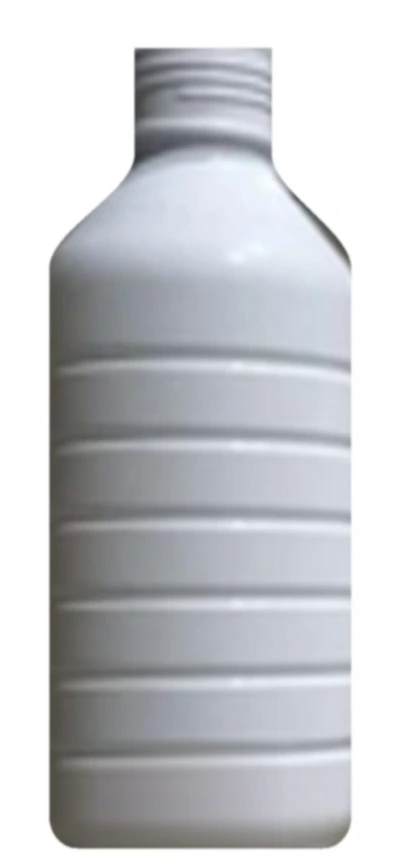
#> input picture uploads/products/agro-bottles/agro-1000ml-agro-bio-fit.webp, 400 x 865 px
$ python -i batch_convert.py   (imports and definitions only)
#> lines starting #> are read from the running program, lines starting #| are printed output that depends on the picture; after the words box and inside, x2 and y2 are one past the last pixel; in counts of white or black regions, pixels touching at a corner belong together
#> further down, picture is the input picture: PIL image 400x865 RGB; mean R, G, B 199, 200.8, 204.4
import os, sys, time, json, re, gc
import numpy as np
from PIL import Image
from scipy.ndimage import label, binary_fill_holes

os.environ["OPENBLAS_NUM_THREADS"] = "1"
os.environ["MKL_NUM_THREADS"] = "1"

def remove_background(im):
    if im.mode == 'CMYK':
        im = im.convert('RGB')
    elif im.mode not in ('RGB', 'RGBA'):
        im = im.convert('RGBA')

    arr = np.array(im)
    h, w = arr.shape[:2]
#> h = 865; w = 400
    rgb = arr[:, :, :3].astype(np.int16)

    is_bg_candidate = np.zeros((h, w), dtype=bool)

    # 1. White / Off-white background check
    diff_white = np.sqrt(np.sum((255 - rgb)**2, axis=-1))
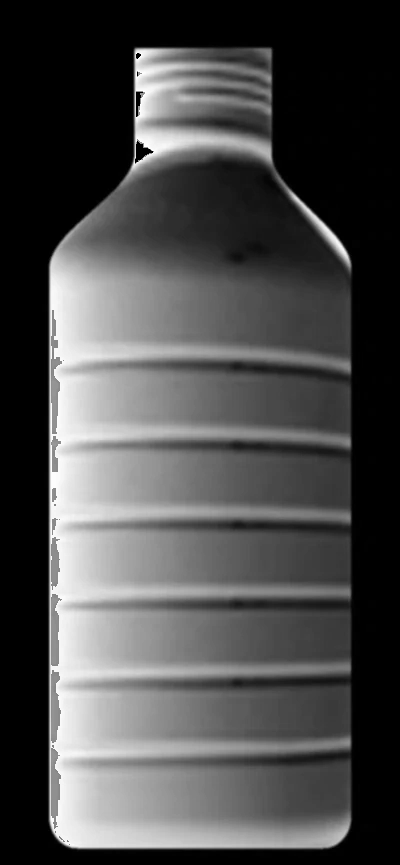
#> diff_white: shape (865, 400) float64; 0.08% of the values are NaN or infinite; the others: min 0, max 310, mean 91.76; drawn with min black, max white, NaN and infinite black
    is_bg_candidate |= (diff_white < 42) | np.all(rgb > 245, axis=-1)
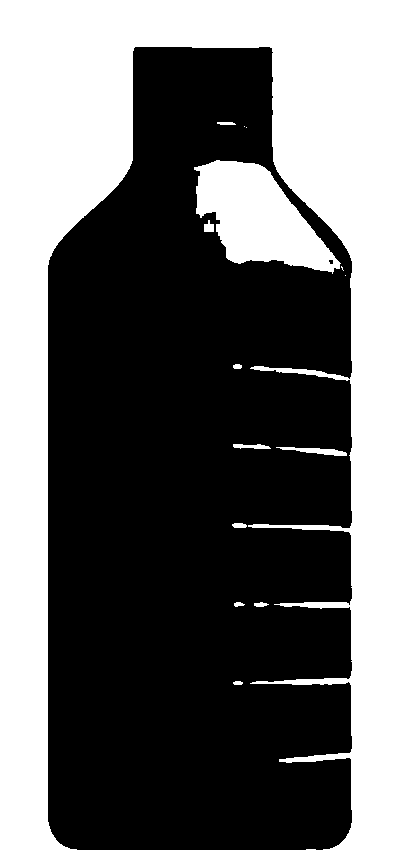
#> is_bg_candidate: shape (865, 400) bool; 41.1% white; 15 white regions (4 under 20 px), largest, box (x1, y1, x2, y2) and area: (0, 0, 400, 865) 131974, (194, 160, 341, 274) 9343, (276, 447, 347, 456) 303

    # 2. Sample from border & corners
    corners = [(0, 0), (0, w-1), (h-1, 0), (h-1, w-1),
               (0, w//2), (h-1, w//2), (h//2, 0), (h//2, w-1)]
    for y, x in corners:
        col = rgb[y, x]
        dist = np.sqrt(np.sum((rgb - col)**2, axis=-1))
        is_bg_candidate |= (dist < 42)

    # 3. Connectivity check to outside borders
    structure = np.array([[0, 1, 0], [1, 1, 1], [0, 1, 0]], dtype=bool)
    labeled, _ = label(is_bg_candidate, structure=structure)
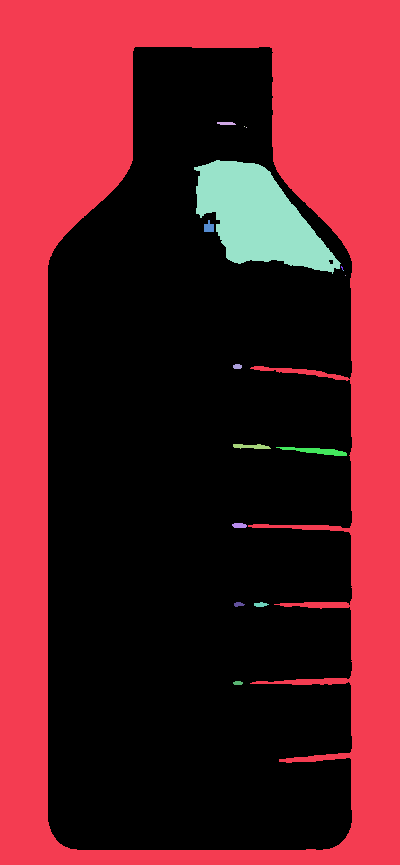
#> labeled: shape (865, 400) int32; 17 distinct labels, from 0 to 16; one colour per label, 0 black

    border_labels = set(np.unique(labeled[0, :])) | \
                    set(np.unique(labeled[-1, :])) | \
                    set(np.unique(labeled[:, 0])) | \
                    set(np.unique(labeled[:, -1]))
#> border_labels = 1 item
    border_labels.discard(0)

    bg_mask = np.isin(labeled, list(border_labels))
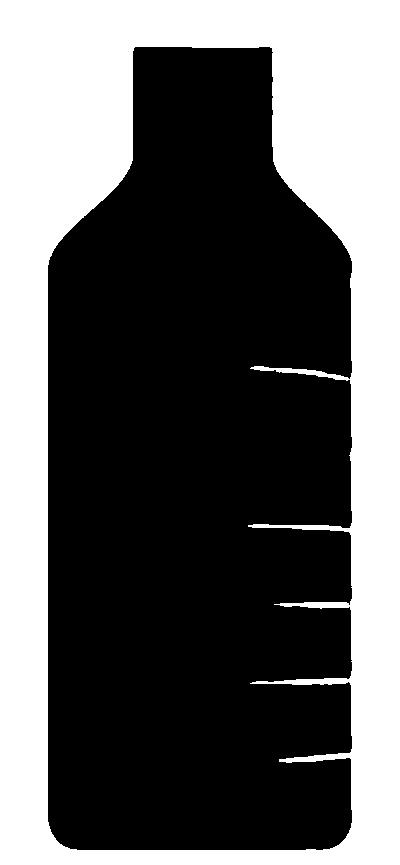
#> bg_mask: shape (865, 400) bool; 38.1% white; 1 white region, box (x1, y1, x2, y2) and area: (0, 0, 400, 865) 131974
    fg_mask = binary_fill_holes(~bg_mask)

    alpha = np.where(fg_mask, 255, 0).astype(np.uint8)

    # Respect any existing alpha channel in source image
    if arr.shape[2] == 4:
        alpha = np.minimum(alpha, arr[:, :, 3])

    result = np.dstack([arr[:, :, :3].astype(np.uint8), alpha])
    out = Image.fromarray(result, 'RGBA')

    # Trim excess transparent border with 20px padding
    bbox = out.getbbox()
#> bbox = (48, 47, 352, 850)
    if bbox:
        pad = 20
        crop_box = (
            max(0, bbox[0] - pad),
            max(0, bbox[1] - pad),
            min(out.width, bbox[2] + pad),
            min(out.height, bbox[3] + pad)
        )
#> crop_box = (28, 27, 372, 865)
        out = out.crop(crop_box)
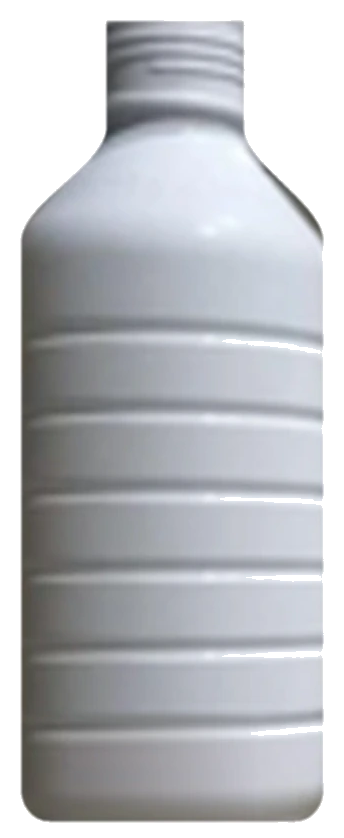
#> out: PIL image 344x838 RGBA; mean R, G, B, A 187.8, 190, 194.2, 189.3; transparent parts drawn white

    return out

# [63 lines left out: function main, not called in this run]

# [2 lines not run here, left out]

>>> from PIL import Image
>>> picture = Image.open('../uploads/products/agro-bottles/agro-1000ml-agro-bio-fit.webp')
>>> result = remove_background(picture)

$ run again, on uploads/products/cosmetics-bottles/cosmetic-100ml-canthradine.webp
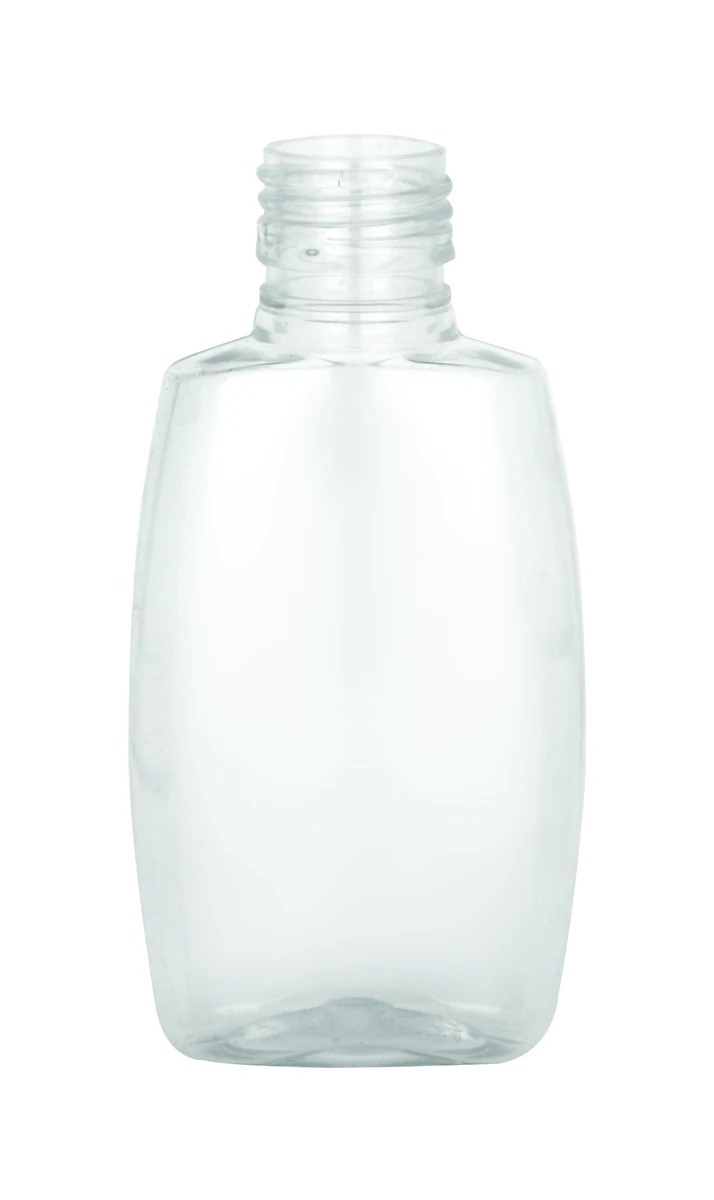
#> input picture uploads/products/cosmetics-bottles/cosmetic-100ml-canthradine.webp, 714 x 1200 px
#> picture is the input picture: PIL image 714x1200 RGB; mean R, G, B 246.3, 248.7, 248.3
#> is_bg_candidate: shape (1200, 714) bool; 89.4% white; 47 black regions (36 under 20 px), largest, box (x1, y1, x2, y2) and area: (129, 139, 585, 1068) 88225, (403, 349, 538, 375) 1437, (302, 315, 413, 325) 303
#> in remove_background, `labeled, _ = label(is_bg_candidate, structure=structure)`:
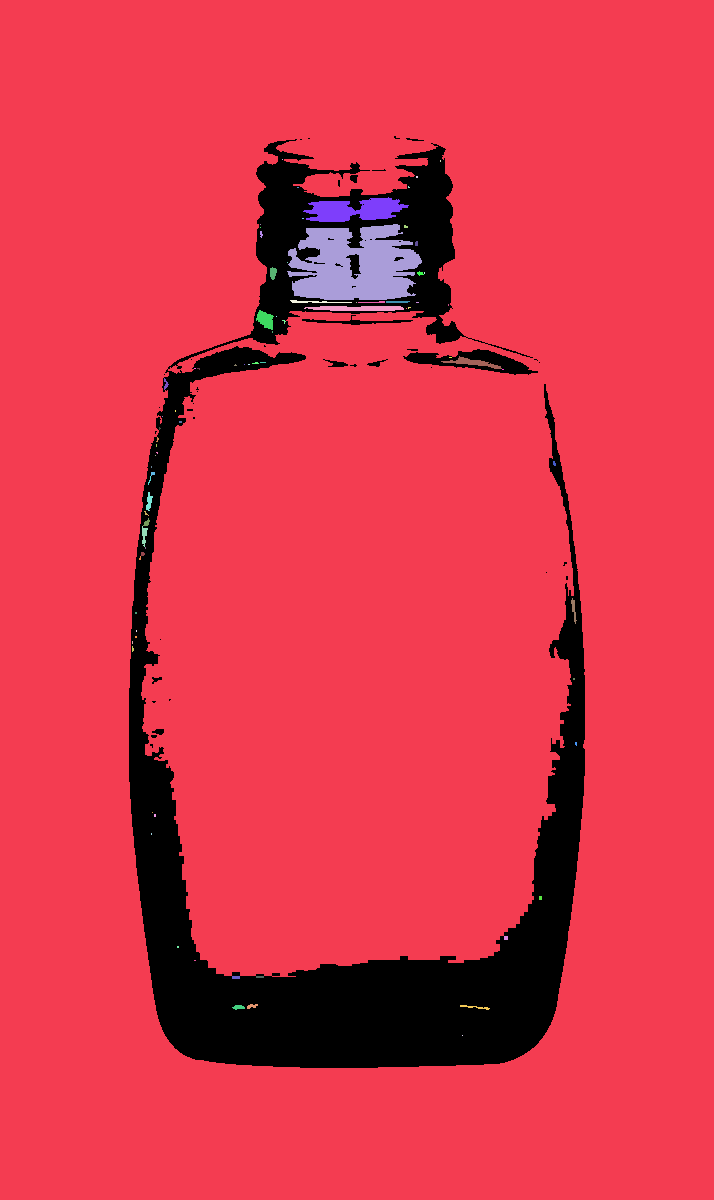
#> labeled: shape (1200, 714) int32; 84 distinct labels, from 0 to 83; one colour per label, 0 black
#> border_labels = 1 item
#> bg_mask: shape (1200, 714) bool; 88.1% white; 37 black regions (28 under 20 px), largest, box (x1, y1, x2, y2) and area: (129, 139, 585, 1068) 99059, (403, 349, 538, 375) 1698, (302, 315, 413, 325) 303
#> bbox = (129, 136, 585, 1068)
#> crop_box = (109, 116, 605, 1088)
#> in remove_background, `out = out.crop(crop_box)`:
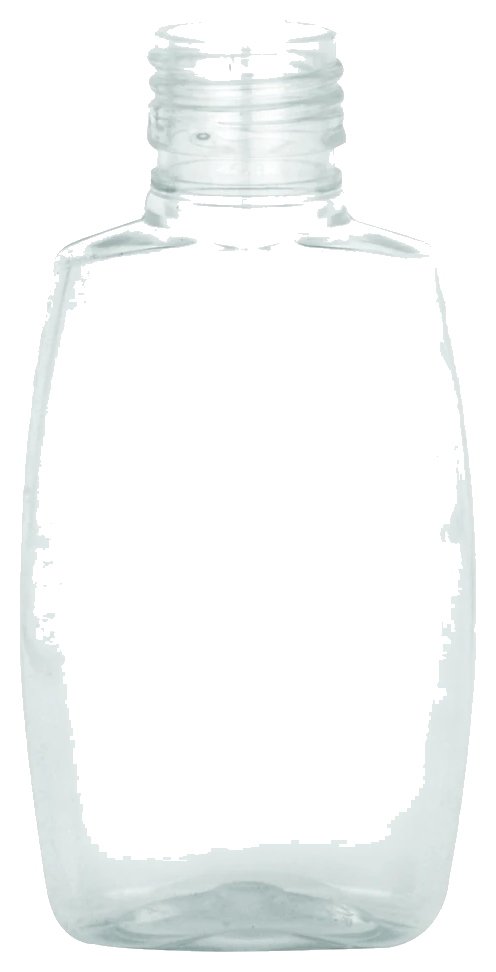
#> out: PIL image 496x972 RGBA; mean R, G, B, A 239.5, 243.7, 243.1, 53.7; transparent parts drawn white
